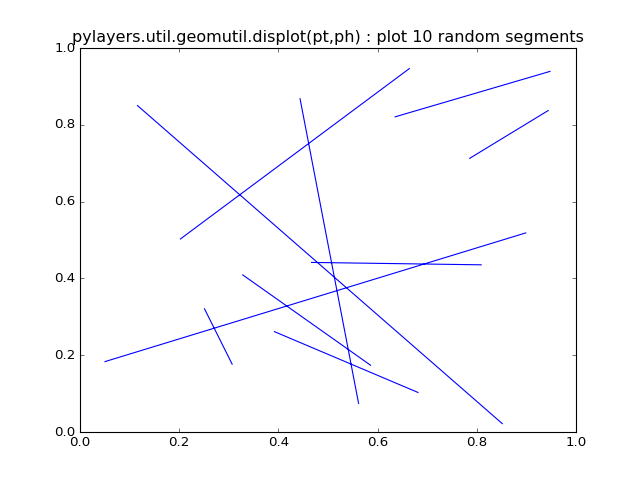

Here is the Python script that generated this plot:
import scipy as sp
import matplotlib.pyplot as plt
from pylayers.util.plotutil import *
N   = 10
pt  = sp.rand(2,N)
ph  = sp.rand(2,N)
f,a = displot(pt,ph)
txt = plt.title('pylayers.util.geomutil.displot(pt,ph) : plot 10 random segments')
plt.show()
